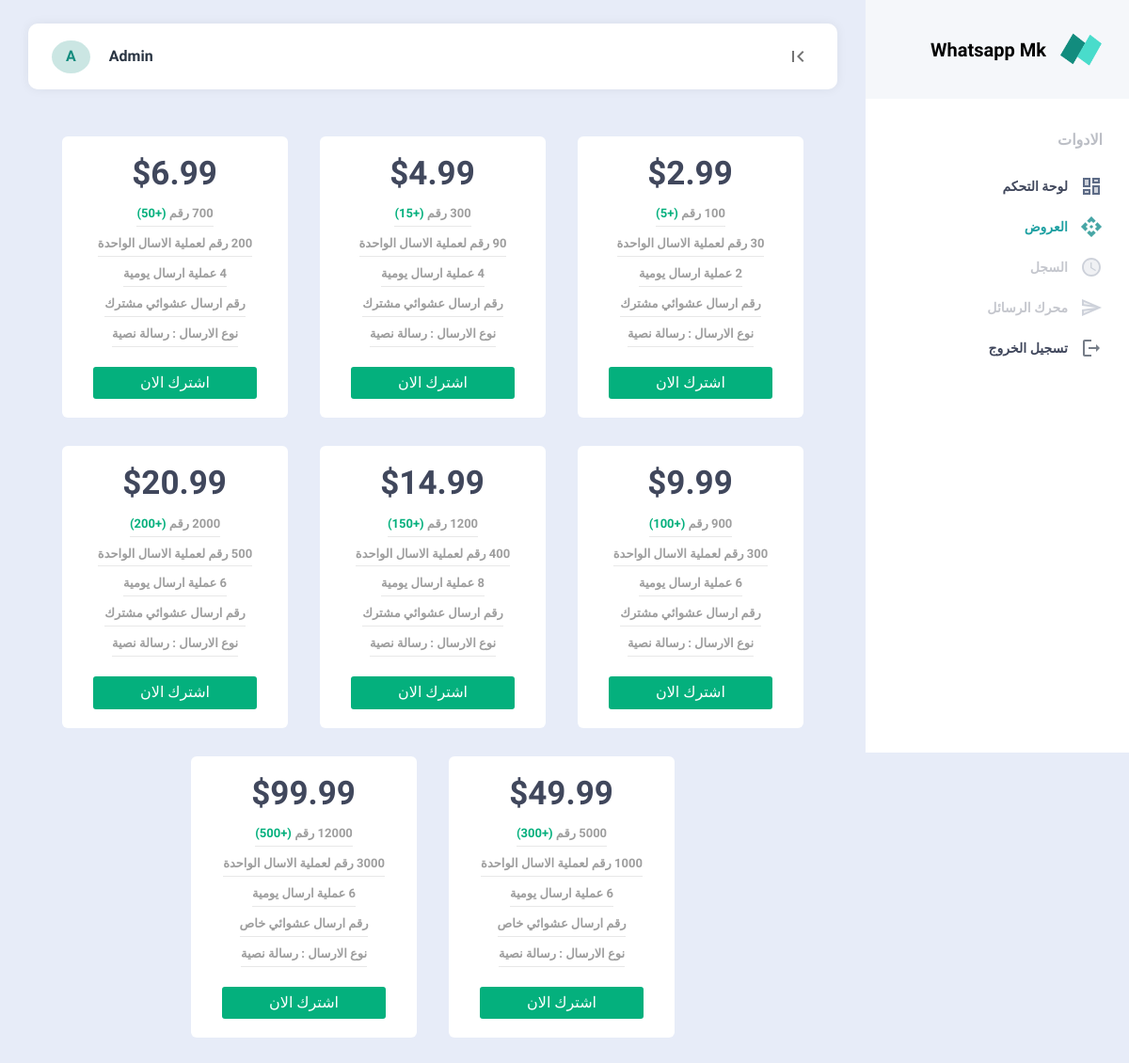
Page /offers/normal (signed in) on the committed database.
### register/models.py (models this page shows, shortened)
class Profile(models.Model):
  user = models.ForeignKey(User, on_delete=models.CASCADE)

### offers/models.py (models this page shows, shortened)
class Monthly_offers(models.Model):
  price = models.DecimalField(max_digits=10,  decimal_places=2)
  number_digits = models.IntegerField()
  free_number = models.IntegerField(default=0)
  number_of_daily_operations = models.IntegerField(default=100)
  daily_operations = models.IntegerField(default=2)
  sent_number_type = models.CharField(choices=[('shared', 'shared'), ('private','private')], max_length=50, default='shared')
  message_type = models.CharField(choices=[('text', 'text')], max_length=50, default='text')

### offers/views.py (the view, shortened to what this page needs)
# urls.py: path('/normal', views.monthly_offers, name='offers'),
@login_required(login_url='/register/login')
def monthly_offers(request):
  profile = Profile.objects.get(user=request.user)
  monthly_offers_ = Monthly_offers.objects.all()
  context = {
    'title': 'offers',
    'description': '',
    'css': ['offers/main.css'],
    'js': ['offers/main.js'],
    'profile': profile,
    'monthly_offers': monthly_offers_
  }
  return render(request, 'offers.html', context)

### templates/offers.html (shortened to what this page needs)
{% extends 'base/main.html' %} {% load static %}
{% block content %}
  <div class="content">
    <div class="offers">
      <div class="list Monthly">
        {% for monthly_offer in monthly_offers %}
          <div class="cont">
            <div class="box">
              <div class="top">
                <span>${{monthly_offer.price}}</span>
              </div>
              <div class="center">
                <span> {{monthly_offer.number_digits}} رقم <span class="and__">(+{{monthly_offer.free_number}})</span></span>
                <span>{{monthly_offer.number_of_daily_operations}} رقم لعملية الاسال الواحدة</span>
                <span>{{monthly_offer.daily_operations}} عملية ارسال يومية</span>
                {% if monthly_offer.sent_number_type == "shared" %}
                  <span>رقم ارسال عشوائي مشترك</span>
                {% endif %}
                {% if monthly_offer.sent_number_type == "private" %}
                  <span>رقم ارسال عشوائي خاص</span>
                {% endif %}
                <span>نوع الارسال : رسالة نصية</span>
              </div>
              <div class="bottom">
                <button price="${{monthly_offer.price}}" class="by_now">اشترك الان</button>
              </div>
            </div>
          </div>
        {% endfor %}
      </div>
    </div>
  </div>
{% endblock content %}

### templates/base/main.html (shortened to what this page needs)
<!DOCTYPE html>
<html lang="en">
  <head>
    <link rel="stylesheet" href="/static/css/all.min.css">
    <link rel="stylesheet" href="/static/css/main/main.css?{% now 'U' %}" />
    {% for style in css %}
      <link rel="stylesheet" href="/static/css/{{style}}?{% now 'U' %}" />
    {% endfor %}
  </head>
  <body>
    <div class="dashboard">
      <div class="left">
        <div class="top">
          <div class="logo">
            <span class="img"></span>
            <span>Whatsapp Mk</span>
          </div>
        </div>
        <span>الادوات</span>
        <div class="center">
          <a href="/dashboard" id="dashboard">
            <i class="material-icons-two-tone">dashboard</i>
            <span>لوحة التحكم</span>
          </a>
          <a href="/offers/normal" id="offers">
            <i class="material-icons-two-tone">api</i>
            <span>العروض</span>
          </a>
          <a href="#" style="opacity: 0.3;" title="غير متوفر حاليا">
            <i class="material-icons-two-tone">schedule</i>
            <span>السجل</span>
          </a>
          <a href_data="/dashboard/message_engine" id="message_engine" style="opacity: 0.3;" title="غير متوفر حاليا">
            <i class="material-icons-two-tone">send</i>
            <span>محرك الرسائل</span>
          </a>
          <a id="logout_bt">
            <i class="material-icons-two-tone">logout</i>
            <span>تسجيل الخروج</span>
          </a>
        </div>
      </div>
      <div class="right">
        <div class="header">
          <div class="full">
            <div class="left">
              <i class="material-icons" id="menu_controle">first_page</i>
            </div>
            <div class="right">
              <span class="user_first_later">{{profile.user.username|make_list|first}}</span>
              <span class="username">{{profile.user.username}}</span>
            </div>
          </div>
        </div>
        {% block content %}{% endblock content %}
      </div>
    </div>
  </body>
</html>

### static/css/main/main.css (style rules this page uses)
html { line-height:1.15;-webkit-text-size-adjust:100% }
body { margin:0 }
a { background-color:transparent }
button,input,optgroup,select,textarea { font-family:inherit;font-size:100%;line-height:1.15;margin:0 }
button,input { overflow:visible }
button,select { text-transform:none }
[type=button],[type=reset],[type=submit],button { -webkit-appearance:button }
* { margin:0;padding:0;-webkit-box-sizing:border-box;box-sizing:border-box }
body { font-family:Tajawal,sans-serif;background-color:#e7ecf8;overflow-x:hidden }
.dashboard>.left { width:280px;background-color:#fff;height:100vh;position:fixed;-webkit-transition:all .2s ease-in-out;transition:all .2s ease-in-out;direction:rtl;right:0;top:0;z-index:2 }
.dashboard>.left .top { overflow:hidden;padding:30px 28px;position:relative;background-color:#f5f7fa;-webkit-transition:opacity .2s ease-in-out;transition:opacity .2s ease-in-out }
.dashboard>.left .top .logo { display:-webkit-box;display:-ms-flexbox;display:flex;-webkit-box-align:center;-ms-flex-align:center;align-items:center }
.dashboard>.left .top .img { background:url(/static/img/logo1.png) no-repeat;height:45px;background-size:45px;width:45px;display:-webkit-box;display:-ms-flexbox;display:flex }
.dashboard>.left .top span:not(span.img) { font-size:20px;font-weight:700;border-radius:30px;padding-right:15px;line-height:40px;-webkit-transition:all .2s ease-in-out;transition:all .2s ease-in-out }
.dashboard>.left>span { padding:35px 28px 10px 30px;font-weight:700;text-transform:uppercase;color:#40475c;opacity:.35;font-family:Montserrat,sans-serif;display:block;margin-bottom:10px }
.dashboard>.left .center>a { text-decoration:none;display:-webkit-box;display:-ms-flexbox;display:flex;-webkit-box-align:center;-ms-flex-align:center;align-items:center;padding-right:28px;padding:8px 28px;margin:3px 0;cursor:pointer;-webkit-transition-duration:.3s;transition-duration:.3s;color:#6a7690 }
.dashboard>.left .center>a i { -webkit-filter:invert(41%) sepia(17%) saturate(674%) hue-rotate(182deg) brightness(95%) contrast(89%);filter:invert(41%) sepia(17%) saturate(674%) hue-rotate(182deg) brightness(95%) contrast(89%) }
.dashboard>.left .center>a span { margin-right:13px;text-decoration:none;color:#40475c;font-size:14px;display:block;-webkit-transition:all .2s ease-in-out;transition:all .2s ease-in-out;font-weight:700 }
.dashboard>.right { width:calc(100vw - 280px);-webkit-transition-duration:.4s;transition-duration:.4s }
.dashboard>.right .header .full { height:70px;padding:0 15px;border-radius:10px;background-color:#fff;-webkit-box-shadow:0 0 11px 1px rgba(0,0,0,.05);box-shadow:0 0 11px 1px rgba(0,0,0,.05);position:fixed;width:calc(100% - 340px);left:30px;-webkit-transition:all .2s ease-in-out;transition:all .2s ease-in-out;top:25px;display:-webkit-box;display:-ms-flexbox;display:flex;-webkit-box-pack:justify;-ms-flex-pack:justify;justify-content:space-between;-webkit-box-orient:horizontal;-webkit-box-direction:reverse;-ms-flex-direction:row-reverse;flex-direction:row-reverse;-webkit-box-align:center;-ms-flex-align:center;align-items:center }
.dashboard>.right .header .full .left { display:-webkit-box;display:-ms-flexbox;display:flex;-webkit-box-align:center;-ms-flex-align:center;align-items:center;-webkit-box-orient:inherit;-webkit-box-direction:inherit;-ms-flex-direction:inherit;flex-direction:inherit }
.dashboard>.right .header .full .left i { padding-left:10px;padding-right:10px;margin-right:5px;line-height:30px;color:rgba(0,0,0,.55);cursor:pointer }
.dashboard>.right .header .full .right { display:-webkit-box;display:-ms-flexbox;display:flex;-webkit-box-align:center;-ms-flex-align:center;align-items:center }
.dashboard>.right .header .full .right .user_first_later { padding:6.5px 15px;line-height:22px!important;border-radius:50%;min-width:35px;text-align:center;font-weight:700;margin:4.5px 10px!important;background:#128c7e38;color:#128c7e!important }
.dashboard>.right .header .full .right .username { padding-left:10px;padding-right:10px;margin-right:5px;line-height:30px;color:#293442;font-weight:600 }
.dashboard>.right .content { margin-top:100px;direction:rtl;padding:30px 28px }
.this-page i { -webkit-filter:invert(34%) sepia(23%) saturate(3447%) hue-rotate(143deg) brightness(110%) contrast(115%)!important;filter:invert(34%) sepia(23%) saturate(3447%) hue-rotate(143deg) brightness(110%) contrast(115%)!important }
.this-page span { color:#1ea0a2!important }

### rows in the picture
Profile: user.username|make_list "A", user.username "Admin"
Monthly_offers: price "2.99", free_number "5", sent_number_type "رقم ارسال عشوائي مشترك"
Monthly_offers: price "4.99", number_digits "300", free_number "15", sent_number_type "رقم ارسال عشوائي مشترك"
Monthly_offers: price "6.99", number_digits "700", free_number "50", number_of_daily_operations "200", sent_number_type "رقم ارسال عشوائي مشترك"
Monthly_offers: price "9.99", number_digits "900", free_number "100", number_of_daily_operations "300", sent_number_type "رقم ارسال عشوائي مشترك"
Monthly_offers: price "14.99", number_digits "1200", free_number "150", number_of_daily_operations "400", sent_number_type "رقم ارسال عشوائي مشترك"
Monthly_offers: price "20.99", free_number "200", number_of_daily_operations "500", sent_number_type "رقم ارسال عشوائي مشترك"
Monthly_offers: price "49.99", number_digits "5000", free_number "300", number_of_daily_operations "1000", sent_number_type "رقم ارسال عشوائي خاص"
Monthly_offers: price "99.99", free_number "500", number_of_daily_operations "3000", sent_number_type "رقم ارسال عشوائي خاص"
